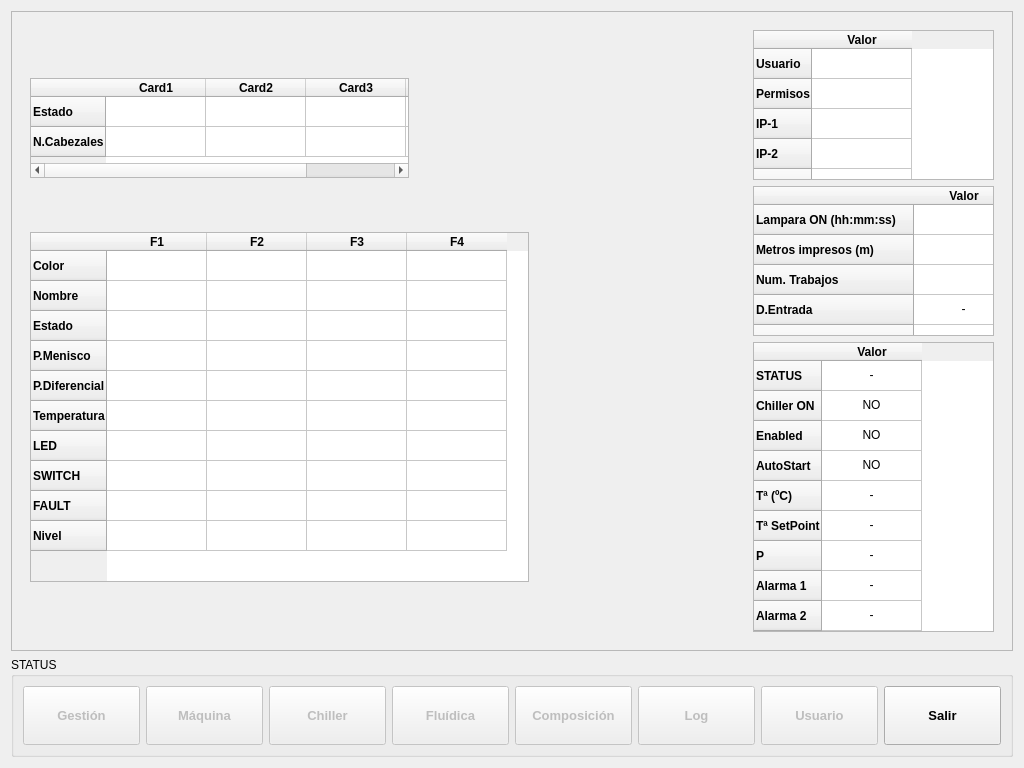
<?xml version="1.0" encoding="UTF-8"?>
<ui version="4.0">
 <class>PrincipalSPassUI</class>
 <widget class="QWidget" name="PrincipalSPassUI">
  <property name="geometry">
   <rect>
    <x>0</x>
    <y>0</y>
    <width>1024</width>
    <height>768</height>
   </rect>
  </property>
  <property name="windowTitle">
   <string>In2 Printing Solutions</string>
  </property>
  <layout class="QGridLayout" name="gridLayout_4">
   <item row="2" column="0">
    <widget class="QGroupBox" name="groupBox">
     <property name="sizePolicy">
      <sizepolicy hsizetype="Expanding" vsizetype="Fixed">
       <horstretch>0</horstretch>
       <verstretch>0</verstretch>
      </sizepolicy>
     </property>
     <property name="minimumSize">
      <size>
       <width>800</width>
       <height>100</height>
      </size>
     </property>
     <property name="maximumSize">
      <size>
       <width>16777215</width>
       <height>164</height>
      </size>
     </property>
     <property name="font">
      <font>
       <pointsize>9</pointsize>
      </font>
     </property>
     <property name="title">
      <string>STATUS</string>
     </property>
     <layout class="QHBoxLayout" name="horizontalLayout">
      <item>
       <widget class="QPushButton" name="GestionButton">
        <property name="enabled">
         <bool>false</bool>
        </property>
        <property name="sizePolicy">
         <sizepolicy hsizetype="Preferred" vsizetype="Ignored">
          <horstretch>0</horstretch>
          <verstretch>0</verstretch>
         </sizepolicy>
        </property>
        <property name="minimumSize">
         <size>
          <width>0</width>
          <height>0</height>
         </size>
        </property>
        <property name="maximumSize">
         <size>
          <width>200</width>
          <height>100</height>
         </size>
        </property>
        <property name="font">
         <font>
          <pointsize>10</pointsize>
          <weight>75</weight>
          <bold>true</bold>
         </font>
        </property>
        <property name="toolTip">
         <string>Eventos y usuarios</string>
        </property>
        <property name="whatsThis">
         <string/>
        </property>
        <property name="accessibleDescription">
         <string/>
        </property>
        <property name="text">
         <string>Gestión</string>
        </property>
        <property name="icon">
         <iconset resource="../../In2Apps/In2SinglePass/SinglePass/shared.qrc">
          <normaloff>:/res/images/Configuracion.png</normaloff>:/res/images/Configuracion.png</iconset>
        </property>
        <property name="iconSize">
         <size>
          <width>32</width>
          <height>32</height>
         </size>
        </property>
       </widget>
      </item>
      <item>
       <widget class="QPushButton" name="MachineButton">
        <property name="enabled">
         <bool>false</bool>
        </property>
        <property name="sizePolicy">
         <sizepolicy hsizetype="Preferred" vsizetype="Ignored">
          <horstretch>0</horstretch>
          <verstretch>0</verstretch>
         </sizepolicy>
        </property>
        <property name="minimumSize">
         <size>
          <width>0</width>
          <height>0</height>
         </size>
        </property>
        <property name="maximumSize">
         <size>
          <width>200</width>
          <height>100</height>
         </size>
        </property>
        <property name="font">
         <font>
          <pointsize>10</pointsize>
          <weight>75</weight>
          <bold>true</bold>
         </font>
        </property>
        <property name="toolTip">
         <string>Impresión</string>
        </property>
        <property name="text">
         <string>Máquina</string>
        </property>
        <property name="icon">
         <iconset resource="../../In2Apps/In2SinglePass/SinglePass/shared.qrc">
          <normaloff>:/res/images/run.png</normaloff>:/res/images/run.png</iconset>
        </property>
        <property name="iconSize">
         <size>
          <width>32</width>
          <height>32</height>
         </size>
        </property>
       </widget>
      </item>
      <item>
       <widget class="QPushButton" name="Chiller">
        <property name="enabled">
         <bool>false</bool>
        </property>
        <property name="sizePolicy">
         <sizepolicy hsizetype="Preferred" vsizetype="Ignored">
          <horstretch>0</horstretch>
          <verstretch>0</verstretch>
         </sizepolicy>
        </property>
        <property name="minimumSize">
         <size>
          <width>0</width>
          <height>0</height>
         </size>
        </property>
        <property name="maximumSize">
         <size>
          <width>200</width>
          <height>100</height>
         </size>
        </property>
        <property name="font">
         <font>
          <pointsize>10</pointsize>
          <weight>75</weight>
          <bold>true</bold>
         </font>
        </property>
        <property name="toolTip">
         <string>Control de fluidica</string>
        </property>
        <property name="text">
         <string>Chiller</string>
        </property>
        <property name="icon">
         <iconset resource="../../In2Apps/In2SinglePass/SinglePass/shared.qrc">
          <normaloff>:/res/images/snowflake.png</normaloff>:/res/images/snowflake.png</iconset>
        </property>
        <property name="iconSize">
         <size>
          <width>32</width>
          <height>32</height>
         </size>
        </property>
       </widget>
      </item>
      <item>
       <widget class="QPushButton" name="FluidicaButton">
        <property name="enabled">
         <bool>false</bool>
        </property>
        <property name="sizePolicy">
         <sizepolicy hsizetype="Preferred" vsizetype="Ignored">
          <horstretch>0</horstretch>
          <verstretch>0</verstretch>
         </sizepolicy>
        </property>
        <property name="minimumSize">
         <size>
          <width>0</width>
          <height>0</height>
         </size>
        </property>
        <property name="maximumSize">
         <size>
          <width>200</width>
          <height>100</height>
         </size>
        </property>
        <property name="font">
         <font>
          <pointsize>10</pointsize>
          <weight>75</weight>
          <bold>true</bold>
         </font>
        </property>
        <property name="toolTip">
         <string>Control de fluidica</string>
        </property>
        <property name="text">
         <string>Fluídica</string>
        </property>
        <property name="icon">
         <iconset resource="../../In2Apps/In2SinglePass/SinglePass/shared.qrc">
          <normaloff>:/res/images/ksplash.png</normaloff>:/res/images/ksplash.png</iconset>
        </property>
        <property name="iconSize">
         <size>
          <width>32</width>
          <height>32</height>
         </size>
        </property>
       </widget>
      </item>
      <item>
       <widget class="QPushButton" name="DbComposicionButton">
        <property name="enabled">
         <bool>false</bool>
        </property>
        <property name="sizePolicy">
         <sizepolicy hsizetype="Preferred" vsizetype="Ignored">
          <horstretch>0</horstretch>
          <verstretch>0</verstretch>
         </sizepolicy>
        </property>
        <property name="minimumSize">
         <size>
          <width>0</width>
          <height>0</height>
         </size>
        </property>
        <property name="maximumSize">
         <size>
          <width>200</width>
          <height>100</height>
         </size>
        </property>
        <property name="font">
         <font>
          <pointsize>10</pointsize>
          <weight>75</weight>
          <bold>true</bold>
         </font>
        </property>
        <property name="toolTip">
         <string>Genera y administra composiciones</string>
        </property>
        <property name="text">
         <string>Composición</string>
        </property>
        <property name="icon">
         <iconset resource="../../In2Apps/In2SinglePass/SinglePass/shared.qrc">
          <normaloff>:/res/images/ksirtet.png</normaloff>:/res/images/ksirtet.png</iconset>
        </property>
        <property name="iconSize">
         <size>
          <width>32</width>
          <height>32</height>
         </size>
        </property>
       </widget>
      </item>
      <item>
       <widget class="QPushButton" name="m_pbLog">
        <property name="enabled">
         <bool>false</bool>
        </property>
        <property name="sizePolicy">
         <sizepolicy hsizetype="Preferred" vsizetype="Ignored">
          <horstretch>0</horstretch>
          <verstretch>0</verstretch>
         </sizepolicy>
        </property>
        <property name="minimumSize">
         <size>
          <width>0</width>
          <height>0</height>
         </size>
        </property>
        <property name="maximumSize">
         <size>
          <width>200</width>
          <height>100</height>
         </size>
        </property>
        <property name="font">
         <font>
          <pointsize>10</pointsize>
          <weight>75</weight>
          <bold>true</bold>
         </font>
        </property>
        <property name="toolTip">
         <string>Genera y administra composiciones</string>
        </property>
        <property name="text">
         <string>Log</string>
        </property>
        <property name="icon">
         <iconset resource="../../In2Apps/In2SinglePass/SinglePass/shared.qrc">
          <normaloff>:/res/images/kghostview.png</normaloff>:/res/images/kghostview.png</iconset>
        </property>
        <property name="iconSize">
         <size>
          <width>32</width>
          <height>32</height>
         </size>
        </property>
       </widget>
      </item>
      <item>
       <widget class="QPushButton" name="m_pbUsuario">
        <property name="enabled">
         <bool>false</bool>
        </property>
        <property name="sizePolicy">
         <sizepolicy hsizetype="Preferred" vsizetype="Ignored">
          <horstretch>0</horstretch>
          <verstretch>0</verstretch>
         </sizepolicy>
        </property>
        <property name="minimumSize">
         <size>
          <width>0</width>
          <height>0</height>
         </size>
        </property>
        <property name="maximumSize">
         <size>
          <width>200</width>
          <height>100</height>
         </size>
        </property>
        <property name="font">
         <font>
          <pointsize>10</pointsize>
          <weight>75</weight>
          <bold>true</bold>
         </font>
        </property>
        <property name="toolTip">
         <string>Genera y administra composiciones</string>
        </property>
        <property name="text">
         <string>Usuario</string>
        </property>
        <property name="icon">
         <iconset resource="../../In2Apps/In2SinglePass/SinglePass/shared.qrc">
          <normaloff>:/res/images/User-Clients-icon.png</normaloff>:/res/images/User-Clients-icon.png</iconset>
        </property>
        <property name="iconSize">
         <size>
          <width>32</width>
          <height>32</height>
         </size>
        </property>
       </widget>
      </item>
      <item>
       <widget class="QPushButton" name="ExitButton">
        <property name="sizePolicy">
         <sizepolicy hsizetype="Preferred" vsizetype="Ignored">
          <horstretch>0</horstretch>
          <verstretch>0</verstretch>
         </sizepolicy>
        </property>
        <property name="maximumSize">
         <size>
          <width>200</width>
          <height>100</height>
         </size>
        </property>
        <property name="font">
         <font>
          <pointsize>10</pointsize>
          <weight>75</weight>
          <bold>true</bold>
         </font>
        </property>
        <property name="toolTip">
         <string>Exit</string>
        </property>
        <property name="text">
         <string>Salir</string>
        </property>
        <property name="icon">
         <iconset resource="../../In2Apps/In2SinglePass/SinglePass/shared.qrc">
          <normaloff>:/res/images/exit.png</normaloff>:/res/images/exit.png</iconset>
        </property>
        <property name="iconSize">
         <size>
          <width>32</width>
          <height>32</height>
         </size>
        </property>
       </widget>
      </item>
     </layout>
     <zorder>ExitButton</zorder>
     <zorder>DbComposicionButton</zorder>
     <zorder>FluidicaButton</zorder>
     <zorder>MachineButton</zorder>
     <zorder>GestionButton</zorder>
     <zorder>m_pbLog</zorder>
     <zorder>Chiller</zorder>
     <zorder>m_pbUsuario</zorder>
    </widget>
   </item>
   <item row="1" column="0">
    <widget class="QFrame" name="m_centralFrame">
     <property name="frameShape">
      <enum>QFrame::StyledPanel</enum>
     </property>
     <property name="frameShadow">
      <enum>QFrame::Raised</enum>
     </property>
     <layout class="QGridLayout" name="gridLayout">
      <item row="0" column="2">
       <widget class="QFrame" name="m_centralFrame2">
        <property name="sizePolicy">
         <sizepolicy hsizetype="Preferred" vsizetype="Preferred">
          <horstretch>3</horstretch>
          <verstretch>0</verstretch>
         </sizepolicy>
        </property>
        <property name="frameShape">
         <enum>QFrame::NoFrame</enum>
        </property>
        <property name="frameShadow">
         <enum>QFrame::Raised</enum>
        </property>
        <layout class="QVBoxLayout" name="verticalLayout_2">
         <item>
          <widget class="QTableWidget" name="m_twMaquina">
           <property name="sizePolicy">
            <sizepolicy hsizetype="Expanding" vsizetype="Preferred">
             <horstretch>1</horstretch>
             <verstretch>1</verstretch>
            </sizepolicy>
           </property>
           <property name="maximumSize">
            <size>
             <width>16777215</width>
             <height>150</height>
            </size>
           </property>
           <property name="verticalScrollBarPolicy">
            <enum>Qt::ScrollBarAlwaysOff</enum>
           </property>
           <property name="horizontalScrollBarPolicy">
            <enum>Qt::ScrollBarAlwaysOff</enum>
           </property>
           <row>
            <property name="text">
             <string>Usuario</string>
            </property>
            <property name="font">
             <font>
              <weight>75</weight>
              <bold>true</bold>
             </font>
            </property>
           </row>
           <row>
            <property name="text">
             <string>Permisos</string>
            </property>
            <property name="font">
             <font>
              <weight>75</weight>
              <bold>true</bold>
             </font>
            </property>
           </row>
           <row>
            <property name="text">
             <string>IP-1</string>
            </property>
            <property name="font">
             <font>
              <weight>75</weight>
              <bold>true</bold>
             </font>
            </property>
           </row>
           <row>
            <property name="text">
             <string>IP-2</string>
            </property>
            <property name="font">
             <font>
              <weight>75</weight>
              <bold>true</bold>
             </font>
            </property>
           </row>
           <row>
            <property name="text">
             <string>Estado</string>
            </property>
            <property name="font">
             <font>
              <weight>75</weight>
              <bold>true</bold>
             </font>
            </property>
           </row>
           <column>
            <property name="text">
             <string>Valor</string>
            </property>
            <property name="font">
             <font>
              <weight>75</weight>
              <bold>true</bold>
             </font>
            </property>
           </column>
          </widget>
         </item>
         <item>
          <widget class="QTableWidget" name="m_twHistorico">
           <property name="sizePolicy">
            <sizepolicy hsizetype="Expanding" vsizetype="Preferred">
             <horstretch>1</horstretch>
             <verstretch>1</verstretch>
            </sizepolicy>
           </property>
           <property name="maximumSize">
            <size>
             <width>16777215</width>
             <height>150</height>
            </size>
           </property>
           <property name="verticalScrollBarPolicy">
            <enum>Qt::ScrollBarAlwaysOff</enum>
           </property>
           <property name="horizontalScrollBarPolicy">
            <enum>Qt::ScrollBarAlwaysOff</enum>
           </property>
           <row>
            <property name="text">
             <string>Lampara ON (hh:mm:ss)</string>
            </property>
            <property name="font">
             <font>
              <weight>75</weight>
              <bold>true</bold>
             </font>
            </property>
           </row>
           <row>
            <property name="text">
             <string>Metros impresos (m)</string>
            </property>
            <property name="font">
             <font>
              <weight>75</weight>
              <bold>true</bold>
             </font>
            </property>
           </row>
           <row>
            <property name="text">
             <string>Num. Trabajos</string>
            </property>
            <property name="font">
             <font>
              <weight>75</weight>
              <bold>true</bold>
             </font>
            </property>
           </row>
           <row>
            <property name="text">
             <string>D.Entrada</string>
            </property>
            <property name="font">
             <font>
              <weight>75</weight>
              <bold>true</bold>
             </font>
            </property>
           </row>
           <row>
            <property name="text">
             <string>D.Salida</string>
            </property>
            <property name="font">
             <font>
              <weight>75</weight>
              <bold>true</bold>
             </font>
            </property>
           </row>
           <row>
            <property name="text">
             <string>Cambio filtros (yyy-mm-dd)</string>
            </property>
            <property name="font">
             <font>
              <weight>75</weight>
              <bold>true</bold>
             </font>
            </property>
           </row>
           <column>
            <property name="text">
             <string>Valor</string>
            </property>
            <property name="font">
             <font>
              <weight>75</weight>
              <bold>true</bold>
             </font>
            </property>
           </column>
           <item row="3" column="0">
            <property name="text">
             <string>-</string>
            </property>
            <property name="textAlignment">
             <set>AlignCenter</set>
            </property>
           </item>
           <item row="4" column="0">
            <property name="text">
             <string>-</string>
            </property>
            <property name="textAlignment">
             <set>AlignCenter</set>
            </property>
           </item>
           <item row="5" column="0">
            <property name="text">
             <string>-</string>
            </property>
            <property name="textAlignment">
             <set>AlignCenter</set>
            </property>
           </item>
          </widget>
         </item>
         <item>
          <widget class="QTableWidget" name="m_twChiller">
           <property name="sizePolicy">
            <sizepolicy hsizetype="Expanding" vsizetype="Preferred">
             <horstretch>1</horstretch>
             <verstretch>1</verstretch>
            </sizepolicy>
           </property>
           <property name="maximumSize">
            <size>
             <width>16777215</width>
             <height>1000</height>
            </size>
           </property>
           <property name="verticalScrollBarPolicy">
            <enum>Qt::ScrollBarAlwaysOff</enum>
           </property>
           <property name="horizontalScrollBarPolicy">
            <enum>Qt::ScrollBarAlwaysOff</enum>
           </property>
           <row>
            <property name="text">
             <string>STATUS</string>
            </property>
            <property name="font">
             <font>
              <weight>75</weight>
              <bold>true</bold>
             </font>
            </property>
           </row>
           <row>
            <property name="text">
             <string>Chiller ON</string>
            </property>
            <property name="font">
             <font>
              <weight>75</weight>
              <bold>true</bold>
             </font>
            </property>
           </row>
           <row>
            <property name="text">
             <string>Enabled</string>
            </property>
            <property name="font">
             <font>
              <weight>75</weight>
              <bold>true</bold>
             </font>
            </property>
           </row>
           <row>
            <property name="text">
             <string>AutoStart</string>
            </property>
            <property name="font">
             <font>
              <weight>75</weight>
              <bold>true</bold>
             </font>
            </property>
           </row>
           <row>
            <property name="text">
             <string>Tª (ºC)</string>
            </property>
            <property name="font">
             <font>
              <weight>75</weight>
              <bold>true</bold>
             </font>
            </property>
           </row>
           <row>
            <property name="text">
             <string>Tª SetPoint</string>
            </property>
            <property name="font">
             <font>
              <weight>75</weight>
              <bold>true</bold>
             </font>
            </property>
           </row>
           <row>
            <property name="text">
             <string>P</string>
            </property>
            <property name="font">
             <font>
              <weight>75</weight>
              <bold>true</bold>
             </font>
            </property>
           </row>
           <row>
            <property name="text">
             <string>Alarma 1</string>
            </property>
            <property name="font">
             <font>
              <weight>75</weight>
              <bold>true</bold>
             </font>
            </property>
           </row>
           <row>
            <property name="text">
             <string>Alarma 2</string>
            </property>
            <property name="font">
             <font>
              <weight>75</weight>
              <bold>true</bold>
             </font>
            </property>
           </row>
           <row>
            <property name="text">
             <string>Alarma 3</string>
            </property>
            <property name="font">
             <font>
              <weight>75</weight>
              <bold>true</bold>
             </font>
            </property>
           </row>
           <row>
            <property name="text">
             <string>COM</string>
            </property>
            <property name="font">
             <font>
              <weight>75</weight>
              <bold>true</bold>
             </font>
            </property>
           </row>
           <column>
            <property name="text">
             <string>Valor</string>
            </property>
            <property name="font">
             <font>
              <weight>75</weight>
              <bold>true</bold>
             </font>
            </property>
           </column>
           <item row="0" column="0">
            <property name="text">
             <string>-</string>
            </property>
            <property name="textAlignment">
             <set>AlignCenter</set>
            </property>
           </item>
           <item row="1" column="0">
            <property name="text">
             <string>NO</string>
            </property>
            <property name="textAlignment">
             <set>AlignCenter</set>
            </property>
            <property name="flags">
             <set>ItemIsDragEnabled|ItemIsUserCheckable|ItemIsEnabled</set>
            </property>
           </item>
           <item row="2" column="0">
            <property name="text">
             <string>NO</string>
            </property>
            <property name="textAlignment">
             <set>AlignCenter</set>
            </property>
            <property name="flags">
             <set>ItemIsDragEnabled|ItemIsUserCheckable|ItemIsEnabled</set>
            </property>
           </item>
           <item row="3" column="0">
            <property name="text">
             <string>NO</string>
            </property>
            <property name="textAlignment">
             <set>AlignCenter</set>
            </property>
           </item>
           <item row="4" column="0">
            <property name="text">
             <string>-</string>
            </property>
            <property name="textAlignment">
             <set>AlignCenter</set>
            </property>
            <property name="flags">
             <set>ItemIsDragEnabled|ItemIsUserCheckable|ItemIsEnabled</set>
            </property>
           </item>
           <item row="5" column="0">
            <property name="text">
             <string>-</string>
            </property>
            <property name="textAlignment">
             <set>AlignCenter</set>
            </property>
            <property name="flags">
             <set>ItemIsDragEnabled|ItemIsUserCheckable|ItemIsEnabled</set>
            </property>
           </item>
           <item row="6" column="0">
            <property name="text">
             <string>-</string>
            </property>
            <property name="textAlignment">
             <set>AlignCenter</set>
            </property>
            <property name="flags">
             <set>ItemIsDragEnabled|ItemIsUserCheckable|ItemIsEnabled</set>
            </property>
           </item>
           <item row="7" column="0">
            <property name="text">
             <string>-</string>
            </property>
            <property name="textAlignment">
             <set>AlignCenter</set>
            </property>
            <property name="flags">
             <set>ItemIsDragEnabled|ItemIsUserCheckable|ItemIsEnabled</set>
            </property>
           </item>
           <item row="8" column="0">
            <property name="text">
             <string>-</string>
            </property>
            <property name="textAlignment">
             <set>AlignCenter</set>
            </property>
            <property name="flags">
             <set>ItemIsDragEnabled|ItemIsUserCheckable|ItemIsEnabled</set>
            </property>
           </item>
           <item row="9" column="0">
            <property name="text">
             <string>-</string>
            </property>
            <property name="textAlignment">
             <set>AlignCenter</set>
            </property>
            <property name="flags">
             <set>ItemIsDragEnabled|ItemIsUserCheckable|ItemIsEnabled</set>
            </property>
           </item>
           <item row="10" column="0">
            <property name="text">
             <string>NOK</string>
            </property>
            <property name="textAlignment">
             <set>AlignCenter</set>
            </property>
            <property name="flags">
             <set>ItemIsDragEnabled|ItemIsUserCheckable|ItemIsEnabled</set>
            </property>
           </item>
          </widget>
         </item>
        </layout>
       </widget>
      </item>
      <item row="0" column="0">
       <widget class="QFrame" name="frame">
        <property name="sizePolicy">
         <sizepolicy hsizetype="Preferred" vsizetype="Preferred">
          <horstretch>6</horstretch>
          <verstretch>0</verstretch>
         </sizepolicy>
        </property>
        <property name="frameShape">
         <enum>QFrame::NoFrame</enum>
        </property>
        <property name="frameShadow">
         <enum>QFrame::Raised</enum>
        </property>
        <layout class="QVBoxLayout" name="verticalLayout">
         <item>
          <layout class="QHBoxLayout" name="horizontalLayout_2">
           <item>
            <widget class="QTableWidget" name="m_twXusb">
             <property name="sizePolicy">
              <sizepolicy hsizetype="Expanding" vsizetype="Preferred">
               <horstretch>1</horstretch>
               <verstretch>1</verstretch>
              </sizepolicy>
             </property>
             <property name="maximumSize">
              <size>
               <width>16777215</width>
               <height>100</height>
              </size>
             </property>
             <property name="frameShape">
              <enum>QFrame::StyledPanel</enum>
             </property>
             <row>
              <property name="text">
               <string>Estado</string>
              </property>
              <property name="font">
               <font>
                <weight>75</weight>
                <bold>true</bold>
               </font>
              </property>
             </row>
             <row>
              <property name="text">
               <string>N.Cabezales</string>
              </property>
              <property name="font">
               <font>
                <weight>75</weight>
                <bold>true</bold>
               </font>
              </property>
             </row>
             <column>
              <property name="text">
               <string>Card1</string>
              </property>
              <property name="font">
               <font>
                <weight>75</weight>
                <bold>true</bold>
               </font>
              </property>
             </column>
             <column>
              <property name="text">
               <string>Card2</string>
              </property>
              <property name="font">
               <font>
                <weight>75</weight>
                <bold>true</bold>
               </font>
              </property>
             </column>
             <column>
              <property name="text">
               <string>Card3</string>
              </property>
              <property name="font">
               <font>
                <weight>75</weight>
                <bold>true</bold>
               </font>
              </property>
             </column>
             <column>
              <property name="text">
               <string>Card4</string>
              </property>
              <property name="font">
               <font>
                <weight>75</weight>
                <bold>true</bold>
               </font>
              </property>
             </column>
             <item row="0" column="0">
              <property name="text">
               <string/>
              </property>
              <property name="textAlignment">
               <set>AlignCenter</set>
              </property>
             </item>
             <item row="0" column="1">
              <property name="textAlignment">
               <set>AlignCenter</set>
              </property>
             </item>
             <item row="0" column="2">
              <property name="textAlignment">
               <set>AlignCenter</set>
              </property>
             </item>
             <item row="0" column="3">
              <property name="textAlignment">
               <set>AlignCenter</set>
              </property>
             </item>
            </widget>
           </item>
           <item>
            <spacer name="horizontalSpacer_2">
             <property name="orientation">
              <enum>Qt::Horizontal</enum>
             </property>
             <property name="sizeHint" stdset="0">
              <size>
               <width>120</width>
               <height>20</height>
              </size>
             </property>
            </spacer>
           </item>
          </layout>
         </item>
         <item>
          <widget class="QTableWidget" name="m_twFluidica">
           <property name="sizePolicy">
            <sizepolicy hsizetype="Expanding" vsizetype="Expanding">
             <horstretch>1</horstretch>
             <verstretch>5</verstretch>
            </sizepolicy>
           </property>
           <property name="maximumSize">
            <size>
             <width>16777215</width>
             <height>350</height>
            </size>
           </property>
           <row>
            <property name="text">
             <string>Color</string>
            </property>
            <property name="font">
             <font>
              <weight>75</weight>
              <bold>true</bold>
             </font>
            </property>
           </row>
           <row>
            <property name="text">
             <string>Nombre</string>
            </property>
            <property name="font">
             <font>
              <weight>75</weight>
              <bold>true</bold>
             </font>
            </property>
           </row>
           <row>
            <property name="text">
             <string>Estado</string>
            </property>
            <property name="font">
             <font>
              <weight>75</weight>
              <bold>true</bold>
             </font>
            </property>
           </row>
           <row>
            <property name="text">
             <string>P.Menisco</string>
            </property>
            <property name="font">
             <font>
              <weight>75</weight>
              <bold>true</bold>
             </font>
            </property>
           </row>
           <row>
            <property name="text">
             <string>P.Diferencial</string>
            </property>
            <property name="font">
             <font>
              <weight>75</weight>
              <bold>true</bold>
             </font>
            </property>
           </row>
           <row>
            <property name="text">
             <string>Temperatura</string>
            </property>
            <property name="font">
             <font>
              <weight>75</weight>
              <bold>true</bold>
             </font>
            </property>
           </row>
           <row>
            <property name="text">
             <string>LED</string>
            </property>
            <property name="font">
             <font>
              <weight>75</weight>
              <bold>true</bold>
             </font>
            </property>
           </row>
           <row>
            <property name="text">
             <string>SWITCH</string>
            </property>
            <property name="font">
             <font>
              <weight>75</weight>
              <bold>true</bold>
             </font>
            </property>
           </row>
           <row>
            <property name="text">
             <string>FAULT</string>
            </property>
            <property name="font">
             <font>
              <weight>75</weight>
              <bold>true</bold>
             </font>
            </property>
           </row>
           <row>
            <property name="text">
             <string>Nivel</string>
            </property>
            <property name="font">
             <font>
              <weight>75</weight>
              <bold>true</bold>
             </font>
            </property>
           </row>
           <column>
            <property name="text">
             <string>F1</string>
            </property>
            <property name="font">
             <font>
              <weight>75</weight>
              <bold>true</bold>
             </font>
            </property>
           </column>
           <column>
            <property name="text">
             <string>F2</string>
            </property>
            <property name="font">
             <font>
              <weight>75</weight>
              <bold>true</bold>
             </font>
            </property>
           </column>
           <column>
            <property name="text">
             <string>F3</string>
            </property>
            <property name="font">
             <font>
              <weight>75</weight>
              <bold>true</bold>
             </font>
            </property>
           </column>
           <column>
            <property name="text">
             <string>F4</string>
            </property>
            <property name="font">
             <font>
              <weight>75</weight>
              <bold>true</bold>
             </font>
            </property>
           </column>
           <item row="2" column="0">
            <property name="text">
             <string/>
            </property>
            <property name="font">
             <font>
              <pointsize>10</pointsize>
              <weight>75</weight>
              <bold>true</bold>
             </font>
            </property>
           </item>
           <item row="2" column="1">
            <property name="font">
             <font>
              <pointsize>10</pointsize>
              <weight>75</weight>
              <bold>true</bold>
             </font>
            </property>
           </item>
           <item row="2" column="2">
            <property name="font">
             <font>
              <pointsize>10</pointsize>
              <weight>75</weight>
              <bold>true</bold>
             </font>
            </property>
           </item>
           <item row="2" column="3">
            <property name="font">
             <font>
              <pointsize>10</pointsize>
              <weight>75</weight>
              <bold>true</bold>
             </font>
            </property>
           </item>
           <item row="4" column="0">
            <property name="text">
             <string/>
            </property>
            <property name="textAlignment">
             <set>AlignCenter</set>
            </property>
           </item>
           <item row="4" column="1">
            <property name="text">
             <string/>
            </property>
            <property name="textAlignment">
             <set>AlignCenter</set>
            </property>
           </item>
           <item row="4" column="2">
            <property name="text">
             <string/>
            </property>
            <property name="textAlignment">
             <set>AlignCenter</set>
            </property>
           </item>
           <item row="4" column="3">
            <property name="text">
             <string/>
            </property>
            <property name="textAlignment">
             <set>AlignCenter</set>
            </property>
           </item>
           <item row="6" column="0">
            <property name="text">
             <string/>
            </property>
            <property name="textAlignment">
             <set>AlignCenter</set>
            </property>
           </item>
           <item row="6" column="1">
            <property name="text">
             <string/>
            </property>
            <property name="textAlignment">
             <set>AlignCenter</set>
            </property>
           </item>
           <item row="6" column="2">
            <property name="text">
             <string/>
            </property>
            <property name="textAlignment">
             <set>AlignCenter</set>
            </property>
           </item>
           <item row="6" column="3">
            <property name="text">
             <string/>
            </property>
            <property name="textAlignment">
             <set>AlignCenter</set>
            </property>
           </item>
           <item row="7" column="0">
            <property name="text">
             <string/>
            </property>
            <property name="textAlignment">
             <set>AlignCenter</set>
            </property>
           </item>
           <item row="7" column="2">
            <property name="text">
             <string/>
            </property>
            <property name="textAlignment">
             <set>AlignCenter</set>
            </property>
           </item>
           <item row="7" column="3">
            <property name="text">
             <string/>
            </property>
            <property name="textAlignment">
             <set>AlignCenter</set>
            </property>
           </item>
           <item row="8" column="0">
            <property name="text">
             <string/>
            </property>
            <property name="textAlignment">
             <set>AlignCenter</set>
            </property>
           </item>
           <item row="8" column="1">
            <property name="text">
             <string/>
            </property>
            <property name="textAlignment">
             <set>AlignCenter</set>
            </property>
           </item>
           <item row="8" column="3">
            <property name="text">
             <string/>
            </property>
            <property name="textAlignment">
             <set>AlignCenter</set>
            </property>
           </item>
           <item row="9" column="0">
            <property name="text">
             <string/>
            </property>
            <property name="font">
             <font>
              <weight>75</weight>
              <bold>true</bold>
             </font>
            </property>
            <property name="textAlignment">
             <set>AlignCenter</set>
            </property>
           </item>
           <item row="9" column="1">
            <property name="text">
             <string/>
            </property>
            <property name="font">
             <font>
              <weight>75</weight>
              <bold>true</bold>
             </font>
            </property>
            <property name="textAlignment">
             <set>AlignCenter</set>
            </property>
           </item>
           <item row="9" column="2">
            <property name="text">
             <string/>
            </property>
            <property name="font">
             <font>
              <weight>75</weight>
              <bold>true</bold>
             </font>
            </property>
            <property name="textAlignment">
             <set>AlignCenter</set>
            </property>
           </item>
           <item row="9" column="3">
            <property name="text">
             <string/>
            </property>
            <property name="font">
             <font>
              <weight>75</weight>
              <bold>true</bold>
             </font>
            </property>
            <property name="textAlignment">
             <set>AlignCenter</set>
            </property>
           </item>
          </widget>
         </item>
        </layout>
       </widget>
      </item>
      <item row="0" column="1">
       <spacer name="horizontalSpacer">
        <property name="orientation">
         <enum>Qt::Horizontal</enum>
        </property>
        <property name="sizeHint" stdset="0">
         <size>
          <width>200</width>
          <height>20</height>
         </size>
        </property>
       </spacer>
      </item>
     </layout>
    </widget>
   </item>
  </layout>
 </widget>
 <resources>
  <include location="../../In2Apps/In2SinglePass/SinglePass/shared.qrc"/>
 </resources>
 <connections/>
</ui>
